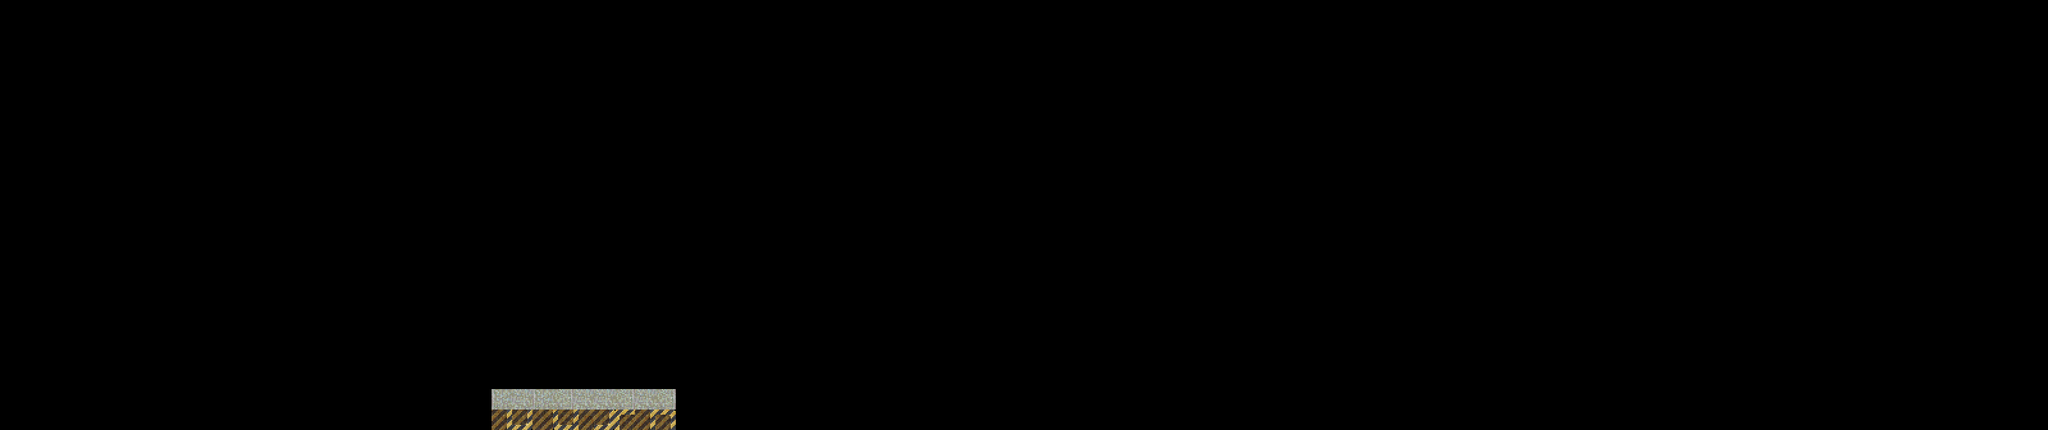

A level layout from a 2D game, rendered from its tile map. Below: a short description, then the map file with tile-grid data replaced by summaries:
An orthogonal 100x21 tile map with 32x32 px tiles, 2 tile layers (lavaTop, lavaBase), 3 hidden layers not drawn, 3 tilesets and 2 objects (starting_position, ladder).

<map version="1.0" orientation="orthogonal" renderorder="right-down" width="100" height="21" tilewidth="32" tileheight="32" nextobjectid="15">
 <tileset firstgid="1" name="tiles" tilewidth="32" tileheight="32" tilecount="805" columns="35">
  <image source="../images/scifi_platformTiles_32x32.png" width="1120" height="736" />
 </tileset>
 <tileset firstgid="806" name="tileset" tilewidth="32" tileheight="32" tilecount="0" columns="0">
  <image source="living tissue tiles/tileset.png" width="288" height="192" />
 </tileset>
 <tileset firstgid="806" name="bakground" tilewidth="32" tileheight="32" tilecount="0" columns="0">
  <image source="living tissue tiles/bakground.png" width="144" height="144" />
 </tileset>
 <layer name="background" width="100" height="21" visible="0">
  <data>[2100 cells, 855 non-empty, 198 distinct tile ids]</data>
 </layer>
 <layer name="world" width="100" height="21" visible="0">
  <data>[2100 cells, 117 non-empty, 42 distinct tile ids]</data>
 </layer>
 <objectgroup name="player" visible="0">
  <object id="5" name="Starting Position" type="starting_position" x="180" y="267.5">
   <polygon points="0,0 25,28 -21,31.5" />
  </object>
 </objectgroup>
 <layer name="platforms" width="100" height="21" visible="0">
  <data>[2100 cells, 27 non-empty, 3 distinct tile ids]</data>
 </layer>
 <objectgroup name="ladders" visible="0">
  <object id="11" type="ladder" x="236.333" y="383.333" width="33.6667" height="220" />
 </objectgroup>
 <layer name="lavaTop" width="100" height="21">
  <data>[2100 cells, 9 non-empty, 3 distinct tile ids]</data>
 </layer>
 <layer name="lavaBase" width="100" height="21">
  <data>[2100 cells, 9 non-empty, 7 distinct tile ids]</data>
 </layer>
</map>
